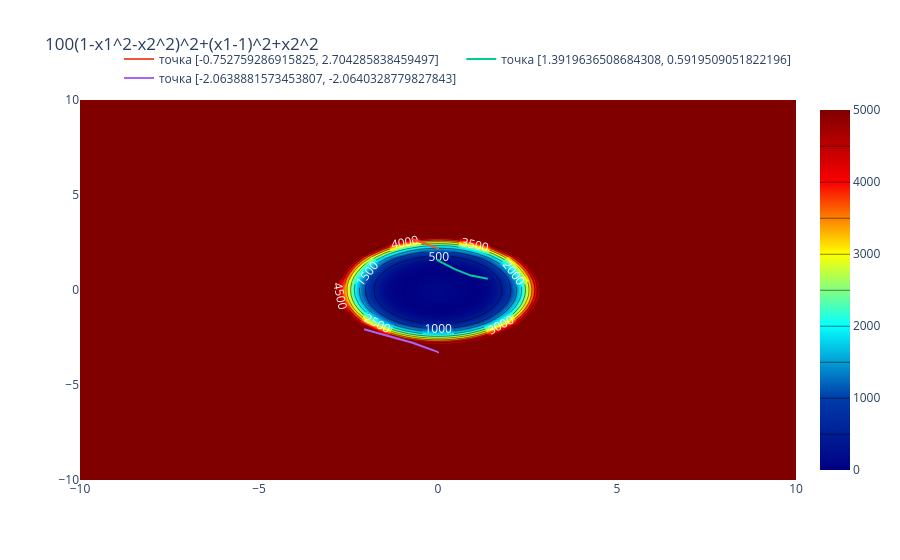

Notebook cell for this chart:
### Code cell
import numpy as np
import sympy as sp
import plotly.graph_objects as go

def newton(f, x0, e1, e2, gamma, M):
    x = x0
    x1, x2 = sp.symbols('x1, x2')
    fun = sp.lambdify([x1, x2], f, "math")

    trajectory = [x0]
    values = [fun(x[0], x[1])]

    k = 0
    x1d = sp.diff(f, x1)
    x2d = sp.diff(f, x2)
    hessian = sp.hessian(f, [x1, x2])
    x1d = sp.lambdify([x1, x2], x1d, "math")
    x2d = sp.lambdify([x1, x2], x2d, "math")
    t = 1
    c = 0
    x = x.astype(float)
    while k < M:
        c_grad = np.array([x1d(x[0], x[1]), x2d(x[0], x[1])])
        if np.linalg.norm(c_grad) < e1:
            break
        H = np.array(hessian.subs({x1: x[0], x2: x[1]})).astype(float)
        
        # Check if Hessian is positive definite, if not, use gradient descent
        if np.linalg.det(H) <= 0 or np.any(np.linalg.eigvals(H) <= 0):
            d = -gamma * c_grad  # fallback to gradient descent
        else:
            H_inv = np.linalg.inv(H)
            d = -H_inv * c_grad

        x_next = (x + t*d).astype(float)
        if np.linalg.norm(x_next - x) <= e2 and abs(fun(x_next[0], x_next[1]) - fun(x[0], x[1])) <= e2:
            c += 1
            trajectory.append(x)
            values.append(fun(x[0], x[1]))
            if c == 2:
                break
        else:
            c = 0
            k += 1
            x = x_next
            trajectory.append(x)
            values.append(fun(x[0], x[1]))

    return np.array(trajectory), np.array(values), k


x1, x2 = sp.symbols('x1, x2')
f = 100*(1 - x1**2 - x2**2)**2 + (x1-1)**2 + x2**2
np.random.seed(42)
p_list = (np.random.uniform(-3, 3, size=2), np.random.uniform(-3, 3, size=2), np.random.uniform(-3, 3, size=2))

x1_range = np.linspace(-10, 10, 100)
x2_range = np.linspace(-10, 10, 100)
x, y = np.meshgrid(x1_range, x2_range)
fu = 100*(1 - x**2 - y**2)**2 + (x-1)**2 + y**2
fig = go.Figure(data=[go.Contour(
    zmax = 5000, zmin = 0,
    z=fu, x=x1_range, y=x2_range, colorscale='Jet',
    contours=dict(
         coloring = 'heatmap',
        showlabels = True,
        labelfont = dict(
            size = 12,
            color = 'white',
        )
    ) 
)])
fig.update_layout(title=f'100(1-x1^2-x2^2)^2+(x1-1)^2+x2^2') 

for point in p_list:
    ans = newton(f, x0=point, e1 = 0.000001, e2 = 0.000001, gamma = 1, M = 50)
    print(ans[0][-1], ans[1][-1], ans[2])
    
    fig.add_trace(go.Scatter(x=[i[0] for i in ans[0]], y=[i[1] for i in ans[0]], name=f'точка {point.tolist()}'))
    fig.update_layout(
    legend=dict(
        orientation="h",   
        yanchor="bottom",
        y=1.02,            
        xanchor="right",
        x=1               
    )
)
fig.show()
